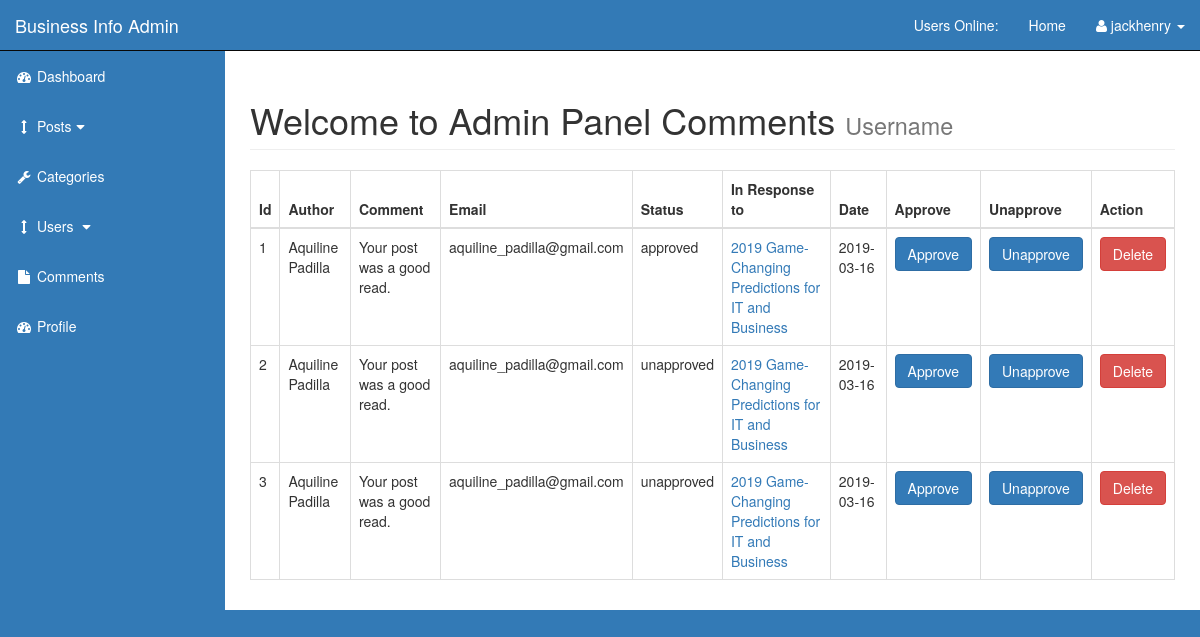
Page /admin/comments.php (signed in) on the earlier database version.
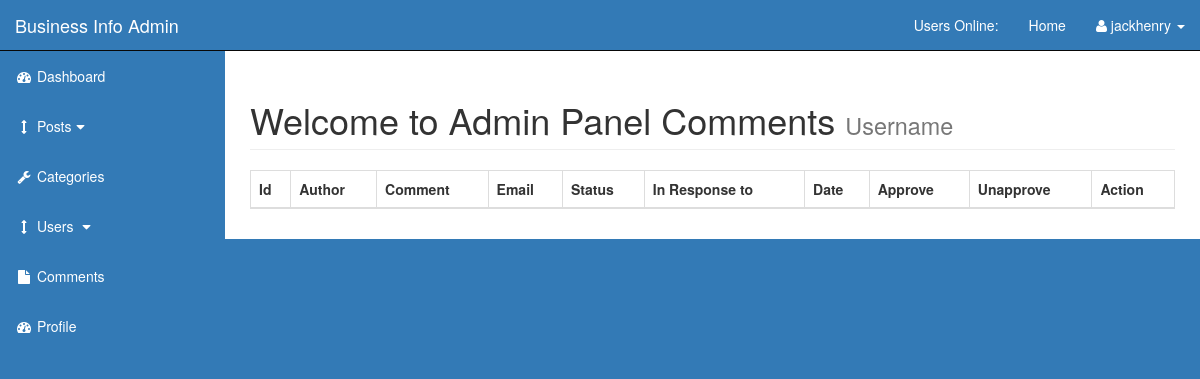
Same page on the later database version.
### tables this page shows
CREATE TABLE `comments` (
  `comment_id` int(11) NOT NULL,
  `comment_post_id` int(11) NOT NULL,
  `comment_author` varchar(255) NOT NULL,
  `comment_email` varchar(255) NOT NULL,
  `comment_content` text NOT NULL,
  `comment_status` varchar(255) NOT NULL,
  `comment_date` date NOT NULL
);

CREATE TABLE `posts` (
  `post_id` int(3) NOT NULL,
  `post_category_id` int(3) NOT NULL,
  `post_title` varchar(255) NOT NULL,
  `post_author` varchar(255) NOT NULL,
  `post_date` date NOT NULL,
  `post_image` text NOT NULL,
  `post_content` text NOT NULL,
  `post_tags` varchar(255) NOT NULL,
  `post_comment_count` int(11) NOT NULL,
  `post_status` varchar(255) NOT NULL DEFAULT 'draft',
  `post_views_count` int(11) NOT NULL
);

### admin/includes/view_all_comments.php (the view, shortened to what this page needs)
<table class="table table-bordered table-hover">
    <thead>
        <tr>
            <th>Id</th>
            <th>Author</th>
            <th>Comment</th>
            <th>Email</th>
            <th>Status</th>
            <th>In Response to</th>
            <th>Date</th>
            <th>Approve</th>
            <th>Unapprove</th>
            <th colspan="2">Action</th>
        </tr>
    </thead>
    <tbody>
    <?php
        $query = "SELECT * FROM comments";
        $select_comments = mysqli_query($connection, $query);
        while($row = mysqli_fetch_assoc($select_comments)){
            $comment_id = $row['comment_id'];
            $comment_post_id = $row['comment_post_id'];
            $comment_author = $row['comment_author'];
            $comment_email = $row['comment_email'];
            $comment_content = $row['comment_content'];
            $comment_status = $row['comment_status'];
            $comment_date = $row['comment_date'];
            echo "<tr>";
                echo "<td>$comment_id</td>";
                echo "<td>$comment_author</td>";
                echo "<td>$comment_content</td>";
                echo "<td>$comment_email</td>";
                echo "<td>$comment_status</td>";
                $query = "SELECT * FROM posts WHERE post_id = $comment_post_id";
                $relate_post_to_comment = mysqli_query($connection, $query);
                while($row = mysqli_fetch_assoc($relate_post_to_comment)){
                    $post_id = $row['post_id'];
                    $post_title = $row['post_title'];
                    echo "<td><a href='../post.php?p_id=$post_id'>$post_title</a></td>";
                }
                echo "<td>$comment_date</td>";
                echo "<td><a href='comments.php?approve=$comment_id' class='btn btn-primary'>Approve</a></td>";
                echo "<td><a href='comments.php?unapprove=$comment_id' class='btn btn-primary'>Unapprove</a></td>";
                echo "<td><a href='comments.php?delete=$comment_id' class='btn btn-danger'>Delete</a></td>";
            echo "</tr>";
        }
    ?>
    </tbody>
</table>

Differences in the rows shown:
removed comments: comment_id "1", comment_author "Aquiline Padilla", comment_content "Your post was a good read.", comment_email "aquiline_padilla@gmail.com", comment_status "approved", comment_date "2019-03-16"
removed posts: post_title "2019 Game-Changing Predictions for IT and Business"
removed comments: comment_id "2", comment_author "Aquiline Padilla", comment_content "Your post was a good read.", comment_email "aquiline_padilla@gmail.com", comment_status "unapproved", comment_date "2019-03-16"
removed comments: comment_id "3", comment_author "Aquiline Padilla", comment_content "Your post was a good read.", comment_email "aquiline_padilla@gmail.com", comment_status "unapproved", comment_date "2019-03-16"
